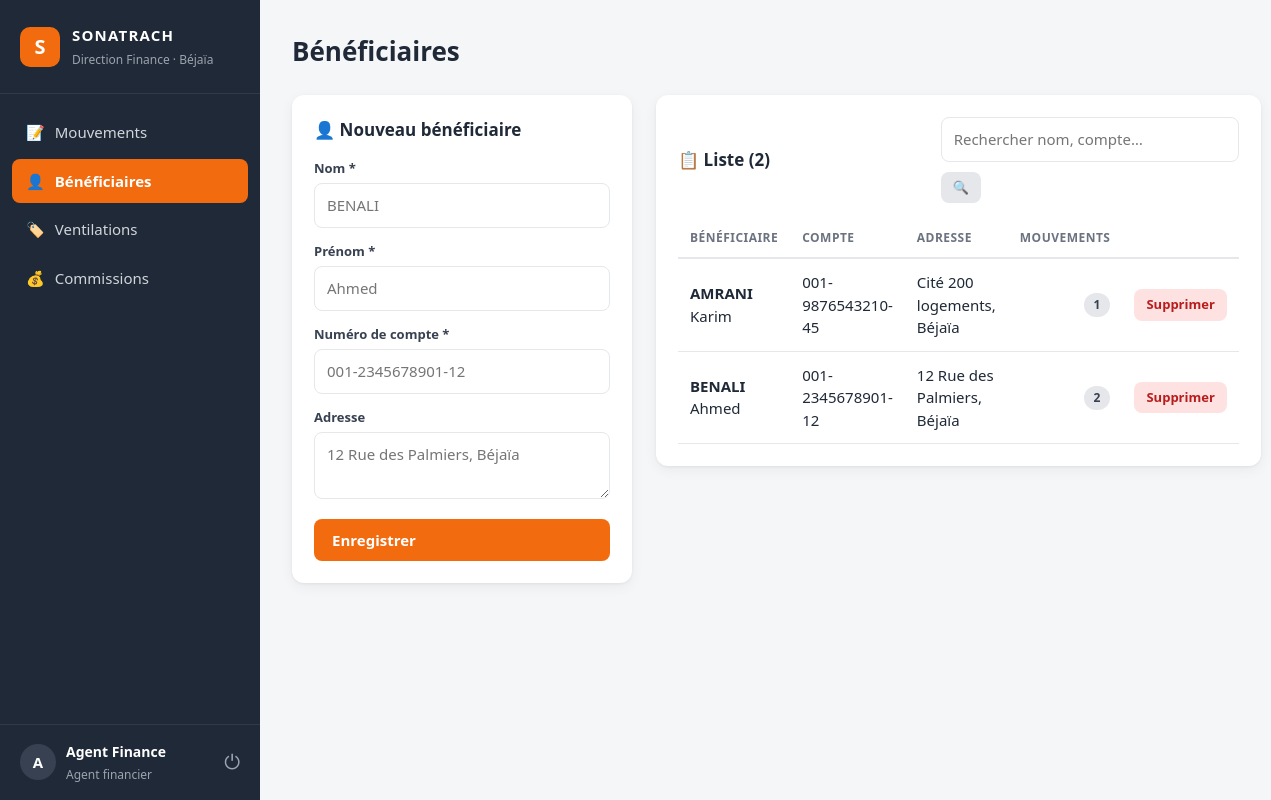
/beneficiaires.php (signed in), run on the app's committed database.
### tables this page shows
CREATE TABLE beneficiaires (
  id_beneficiaire INT AUTO_INCREMENT PRIMARY KEY,
  nom             VARCHAR(100) NOT NULL,
  prenom          VARCHAR(100) NOT NULL,
  adresse         TEXT NULL,
  numero_compte   VARCHAR(50)  NOT NULL,
  INDEX idx_nom (nom)
);

### bootstrap.php (called while the page is built, shortened)
<?php
function e($value): string
{
    return htmlspecialchars((string)($value ?? ''), ENT_QUOTES, 'UTF-8');
}

### beneficiaires.php (the view, shortened to what this page needs)
<?php
require __DIR__ . '/bootstrap.php';
require __DIR__ . '/layout.php';
$q = trim($_GET['q'] ?? '');
$sql = 'SELECT b.*, (SELECT COUNT(*) FROM movements m WHERE m.id_beneficiaire = b.id_beneficiaire) AS nb_mouvements
        FROM beneficiaires b';
$params = [];
$stmt = $pdo->prepare($sql . ' ORDER BY b.nom, b.prenom');
$stmt->execute($params);
$beneficiaires = $stmt->fetchAll();
?>
<div class="two-col">
    <div class="card">
        <h2>👤 Nouveau bénéficiaire</h2>
        <form method="POST" class="form-grid stack">
            <div><label>Nom *</label><input type="text" name="nom" placeholder="BENALI" required></div>
            <div><label>Prénom *</label><input type="text" name="prenom" placeholder="Ahmed" required></div>
            <div><label>Numéro de compte *</label><input type="text" name="numero_compte" placeholder="001-2345678901-12" required></div>
            <div><label>Adresse</label><textarea name="adresse" rows="2" placeholder="12 Rue des Palmiers, Béjaïa"></textarea></div>
            <button class="btn" type="submit">Enregistrer</button>
        </form>
    </div>
    <div class="card">
        <div class="card-head">
            <h2>📋 Liste (<?= count($beneficiaires) ?>)</h2>
            <form method="GET" class="toolbar">
                <input type="search" name="q" value="<?= e($q) ?>" placeholder="Rechercher nom, compte…">
                <button class="btn btn-secondary btn-sm" type="submit">🔍</button>
            </form>
        </div>
        <div class="table-wrap">
        <table>
            <thead><tr><th>Bénéficiaire</th><th>Compte</th><th>Adresse</th><th class="num">Mouvements</th><th></th></tr></thead>
            <tbody>
            <?php foreach ($beneficiaires as $b): ?>
                <tr>
                    <td><strong><?= e($b['nom']) ?></strong> <?= e($b['prenom']) ?></td>
                    <td><?= e($b['numero_compte']) ?></td>
                    <td><?= e($b['adresse'] ?: '-') ?></td>
                    <td class="num"><span class="badge b-gray"><?= (int)$b['nb_mouvements'] ?></span></td>
                    <td class="num">
                        <form method="POST" class="inline" onsubmit="return confirm('Supprimer ce bénéficiaire ?')">
                            <button class="btn btn-danger btn-sm" type="submit">Supprimer</button>
                        </form>
                    </td>
                </tr>
            <?php endforeach; ?>
            </tbody>
        </table>
        </div>
    </div>
</div>

### style.css (style rules this page uses)
:root { --orange: #f26b0f; --orange-dark: #d85a06; --orange-soft: #fff1e6; --ink: #1f2937; --muted: #6b7280; --line: #e5e7eb; --bg: #f5f6f8; --card: #ffffff; --green: #15803d; --green-soft: #dcfce7; --red: #b91c1c; --red-soft: #fee2e2; --amber-soft: #fef3c7; --amber: #92400e; --blue-soft: #dbeafe; --blue: #1d4ed8; --radius: 12px; --shadow: 0 1px 3px rgba(0,0,0,.06), 0 4px 14px rgba(0,0,0,.05); }
* { box-sizing: border-box; margin: 0; padding: 0; }
body { font-family: system-ui, -apple-system, "Segoe UI", Roboto, Arial, sans-serif; background: var(--bg); color: var(--ink); line-height: 1.5; font-size: 15px; }
.card { background: var(--card); border-radius: var(--radius); box-shadow: var(--shadow); padding: 22px; margin-bottom: 24px; }
.card h2 { font-size: 17px; margin-bottom: 16px; }
.card-head { display: flex; justify-content: space-between; align-items: center; margin-bottom: 16px; gap: 12px; flex-wrap: wrap; }
.card-head h2 { margin: 0; }
.form-grid { display: grid; grid-template-columns: repeat(auto-fit, minmax(190px, 1fr)); gap: 14px; align-items: end; }
.form-grid.stack { grid-template-columns: 1fr; }
label { display: block; font-size: 13px; font-weight: 600; margin-bottom: 5px; color: #374151; }
input, select, textarea { width: 100%; padding: 10px 12px; border: 1.5px solid var(--line); border-radius: 8px; font: inherit; background: #fff; transition: .15s; }
.btn { display: inline-flex; align-items: center; gap: 6px; padding: 10px 18px; border-radius: 8px; border: none; cursor: pointer; font: inherit; font-weight: 600; text-decoration: none; background: var(--orange); color: #fff; transition: .15s; }
.btn-secondary { background: #e5e7eb; color: var(--ink); }
.btn-danger { background: var(--red-soft); color: var(--red); }
.btn-sm { padding: 6px 12px; font-size: 13px; }
form.inline { display: inline; }
.table-wrap { overflow-x: auto; }
table { width: 100%; border-collapse: collapse; }
th { text-align: left; font-size: 12px; text-transform: uppercase; letter-spacing: .04em; color: var(--muted); padding: 10px 12px; border-bottom: 2px solid var(--line); white-space: nowrap; }
td { padding: 12px; border-bottom: 1px solid var(--line); vertical-align: middle; }
td.num, th.num { text-align: right; white-space: nowrap; }
.badge { display: inline-block; padding: 3px 10px; border-radius: 999px; font-size: 12px; font-weight: 600; }
.b-gray { background: #e5e7eb; color: #374151; }
.two-col { display: grid; grid-template-columns: 340px 1fr; gap: 24px; align-items: start; }
.toolbar { display: flex; gap: 10px; flex-wrap: wrap; align-items: end; }

### data on the page
beneficiaires: nom "AMRANI", prenom "Karim", numero_compte "001-9876543210-45", adresse "Cité 200 logements, Béjaïa", nb_mouvements "1"
beneficiaires: nom "BENALI", prenom "Ahmed", numero_compte "001-2345678901-12", adresse "12 Rue des Palmiers, Béjaïa", nb_mouvements "2"

### other printed values
$icon "📝"
$label "Mouvements"
$icon "👤"
$label "Bénéficiaires"
$icon "🏷️"
$label "Ventilations"
$icon "💰"
$label "Commissions"
mb_strtoupper(mb_substr($_SESSION['nom_complet'] ?? '?', 0, 1)) "A"
$_SESSION['nom_complet'] "Agent Finance"
ROLE_LABEL[$role] "Agent financier"
$title "Bénéficiaires"
count($beneficiaires) "2"
